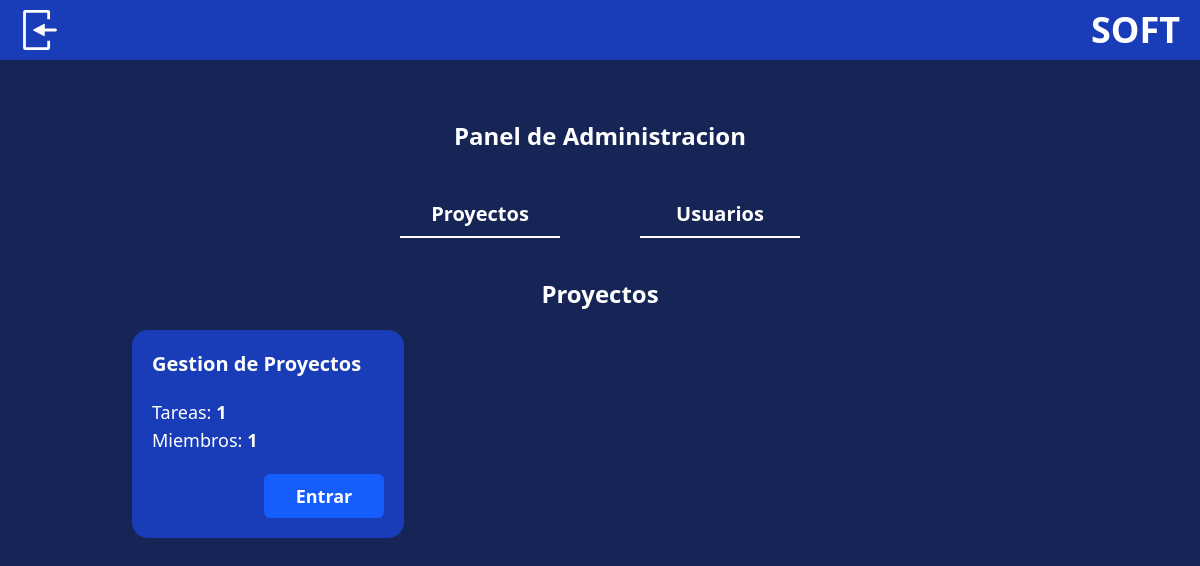
The page /panelAdmin/proyectos (signed in) on the database as committed earlier.
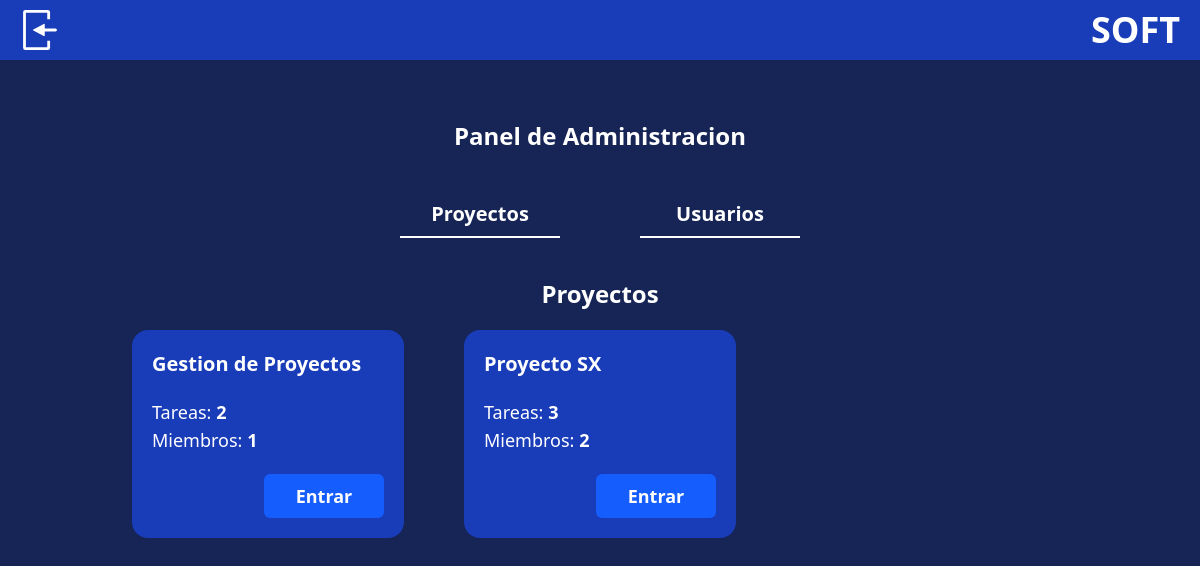
The same page on the database as committed later.
### GestionProyecto/models.py (models this page shows)
class miembros_proyecto(models.Model):
    id_proyecto = models.ForeignKey(Proyectos, on_delete=models.CASCADE)
    usuario = models.ForeignKey(Usuarios, on_delete=models.CASCADE)
    is_admin = models.BooleanField(default=False)

class Proyectos(models.Model):
    id_proyecto = models.AutoField(primary_key=True)
    nombre = models.CharField(max_length=100)
    estado = models.BooleanField(default=True)
    fecha_creacion = models.DateTimeField(auto_now_add=True)
    fecha_modificacion = models.DateTimeField(auto_now=True)

### GestionProyecto/views.py (the view)
# urls.py: path("panelAdmin/proyectos", views.ProyectosAdmin, name='PAdminProyectos'),
def ProyectosAdmin(request):
    if not request.user.is_authenticated and not request.user.is_staff:
        return redirect('Inicio')
    allProyectos = miembros_proyecto.objects.values('id_proyecto_id').distinct()
    proyectos = []
    for proyecto in allProyectos:
        search = miembros_proyecto.objects.filter(id_proyecto_id=proyecto['id_proyecto_id']).first()
        proyectos.append(search)
    datosProyecto = {}
    print(proyectos)
    for proy in proyectos:
        datosProyecto[proy.id_proyecto] = {
            'TareasTotal': tareas_proyecto.objects.filter(id_proyecto=proy.id_proyecto).count(),
            'MiembrosTotal': miembros_proyecto.objects.filter(id_proyecto=proy.id_proyecto).count(),
        }
    return render(request, 'admin/ProyectosAdmin.html', {
        'proyectos': proyectos,
        'datosProyecto': datosProyecto.items(),
    })

### GestionProyecto/templates/admin/ProyectosAdmin.html
{% extends "admin.html" %}
{% block OpcionesAdmin %}
<h2 class="text-center text-2xl font-bold">Proyectos</h2>
<article class="grid my-5 gap-15 md:grid-cols-2 lg:grid-cols-3">
    {% for proyecto in proyectos %}
        <div class="bg-blue-800 w-full min-w-[17rem] h-max rounded-2xl p-5">
            <h4 class="text-xl font-bold mb-5">{{ proyecto.id_proyecto.nombre }}</h4>
            {% for datos in datosProyecto %}
                {% if proyecto.id_proyecto == datos.0 %}
                    <span class="text-lg font-medium">Tareas: <strong>{{datos.1.TareasTotal}}</strong> </span>
                    <p class="text-lg font-medium">Miembros: <strong>{{datos.1.MiembrosTotal}}</strong> </p>
                {% endif %}
            {% endfor %}
            <div class="w-full flex flex-row-reverse">
                <a href='{% url "ProyectoTablero" proyecto.id_proyecto.id_proyecto %}' class="botonStyle w-30 mt-5 text-center">Entrar</a>
            </div>
        </div>
    {% endfor %}
</article>
{% endblock OpcionesAdmin %}

Rows that differ between the two databases and show on the page:
computed for Proyectos (number 1 of 2 on the later page): datos "1" → "2"
added miembros_proyecto: id_proyecto.nombre "Proyecto SX"
added Proyectos: datos "3", id_proyecto "2", shown under "Proyecto SX"
